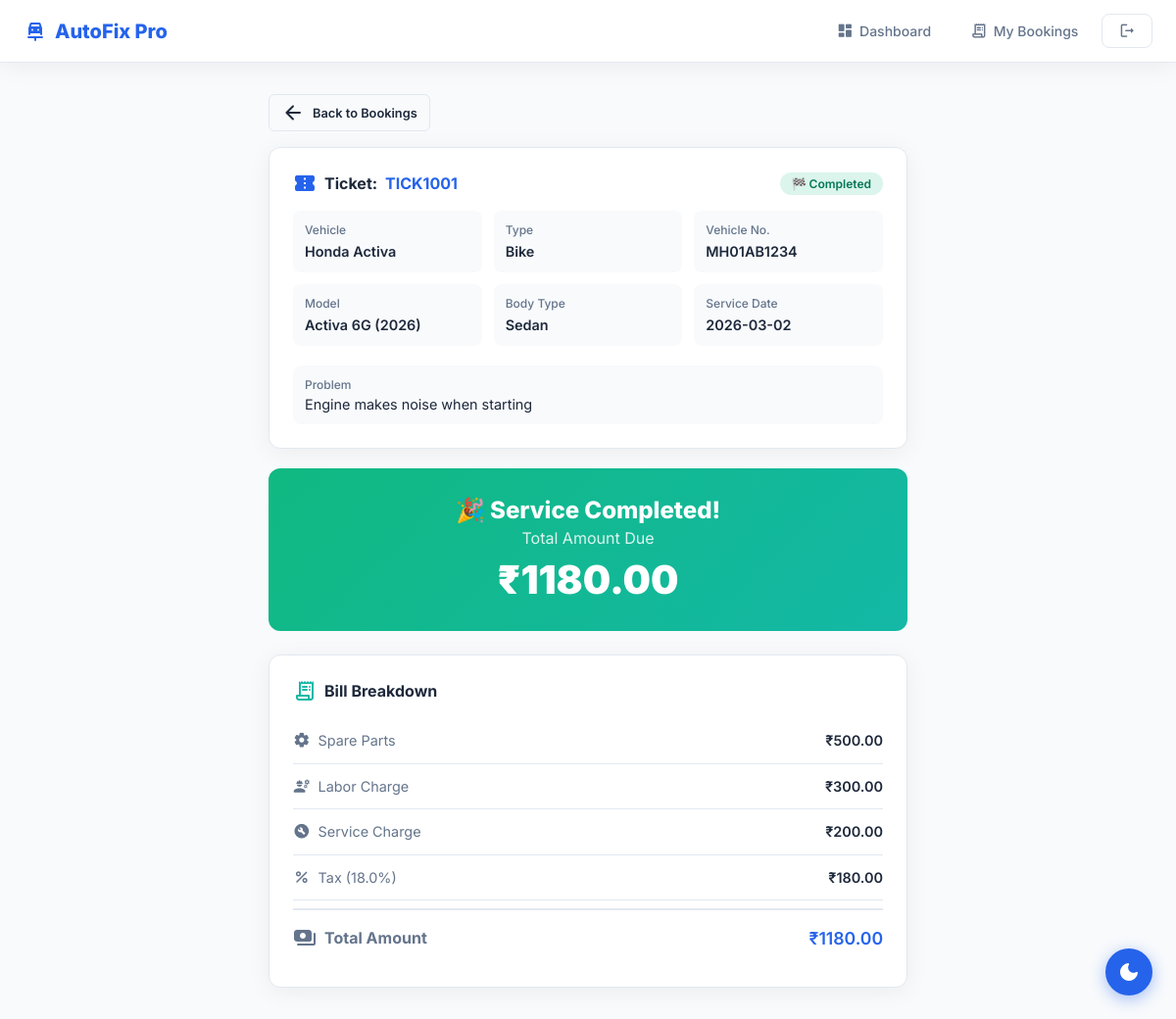
The app's page /bill/1 (signed in) with its own data.
### tables this page shows
CREATE TABLE bookings (
            id             INTEGER PRIMARY KEY AUTOINCREMENT,
            ticket_id      TEXT    NOT NULL UNIQUE,
            customer_id    INTEGER NOT NULL,
            vehicle_name   TEXT    NOT NULL,
            vehicle_type   TEXT    NOT NULL,
            vehicle_number TEXT    NOT NULL,
            model          TEXT    NOT NULL,
            body_type      TEXT    NOT NULL,
            model_year     TEXT    NOT NULL,
            problem        TEXT    NOT NULL,
            status         TEXT    NOT NULL DEFAULT 'Pending',
            preferred_date TEXT    NOT NULL,
            created_at     TEXT    NOT NULL,
            updated_at     TEXT, payment_method TEXT DEFAULT '', mechanic_id INTEGER REFERENCES mechanics(id), work_status TEXT DEFAULT '',
            FOREIGN KEY (customer_id) REFERENCES customers(id)
        );

CREATE TABLE bills (
            id             INTEGER PRIMARY KEY AUTOINCREMENT,
            booking_id     INTEGER NOT NULL UNIQUE,
            spare_parts    REAL    NOT NULL DEFAULT 0,
            labor_charge   REAL    NOT NULL DEFAULT 0,
            service_charge REAL    NOT NULL DEFAULT 0,
            tax            REAL    NOT NULL DEFAULT 0,
            total_amount   REAL    NOT NULL DEFAULT 0,
            FOREIGN KEY (booking_id) REFERENCES bookings(id)
        );

### customer.py (the view)
@customer_bp.route("/bill/<int:booking_id>")
@login_required
def bill_detail(booking_id):
    conn = get_db()
    booking = conn.execute(
        "SELECT * FROM bookings WHERE id=? AND customer_id=?",
        (booking_id, session["customer_id"])
    ).fetchone()
    if not booking:
        conn.close()
        flash("Booking not found.", "error")
        return redirect(url_for("customer.view_bookings"))
    bill = conn.execute("SELECT * FROM bills WHERE booking_id=?", (booking_id,)).fetchone()
    conn.close()
    return render_template("bill_detail.html", booking=booking, bill=bill)

### customer.py (called while the page is built)
def get_db():
    conn = sqlite3.connect(DB_PATH, timeout=10)
    conn.row_factory = sqlite3.Row
    return conn

def login_required(f):
    from functools import wraps
    @wraps(f)
    def decorated(*args, **kwargs):
        if "customer_id" not in session:
            flash("Please login to continue.", "warning")
            return redirect(url_for("customer.login"))
        return f(*args, **kwargs)
    return decorated

### templates/bill_detail.html (shortened to what this page needs)
{% extends "base.html" %}
{% block body %}
<nav class="navbar">
    <div class="navbar-brand"><span class="material-icons-round">car_repair</span> AutoFix Pro</div>
    <div class="navbar-links">
        <a href="{{ url_for('customer.dashboard') }}" class="nav-btn">
            <span class="material-icons-round">dashboard</span><span class="label">Dashboard</span>
        </a>
        <a href="{{ url_for('customer.view_bookings') }}" class="nav-btn">
            <span class="material-icons-round">receipt_long</span><span class="label">My Bookings</span>
        </a>
        <form action="{{ url_for('customer.logout') }}" method="GET" style="margin:0">
            <button type="submit" class="nav-logout"><span class="material-icons-round">logout</span></button>
        </form>
    </div>
</nav>
<div class="content" style="max-width:700px">
    <div style="margin-bottom:16px">
        <a href="{{ url_for('customer.view_bookings') }}" class="btn btn-ghost btn-sm">
            <span class="material-icons-round">arrow_back</span> Back to Bookings
        </a>
    </div>
    <div class="card fade-up" style="margin-bottom:20px">
        <h3 style="font-size:1rem;font-weight:700;margin-bottom:16px;display:flex;align-items:center;gap:8px">
            <span class="material-icons-round" style="color:var(--primary)">confirmation_number</span>
            Ticket: <strong style="color:var(--primary)">{{ booking.ticket_id }}</strong>
            {% set b = booking %}
            <span style="margin-left:auto">{% include "_badge.html" %}</span>
        </h3>
        <div class="info-grid">
            <div class="info-item">
                <label>Vehicle</label><span>{{ booking.vehicle_name }}</span>
            </div>
            <div class="info-item">
                <label>Type</label><span>{{ booking.vehicle_type }}</span>
            </div>
            <div class="info-item">
                <label>Vehicle No.</label><span>{{ booking.vehicle_number }}</span>
            </div>
            <div class="info-item">
                <label>Model</label><span>{{ booking.model }} ({{ booking.model_year }})</span>
            </div>
            <div class="info-item">
                <label>Body Type</label><span>{{ booking.body_type }}</span>
            </div>
            <div class="info-item">
                <label>Service Date</label><span>{{ booking.preferred_date }}</span>
            </div>
        </div>
        <div style="background:var(--bg);border-radius:8px;padding:12px">
            <label
                style="font-size:.75rem;color:var(--text-muted);font-weight:500;display:block;margin-bottom:4px">Problem</label>
            <p style="font-size:.9rem;color:var(--text)">{{ booking.problem }}</p>
        </div>
    </div>
    {% if bill %}
    <div class="bill-hero fade-up">
        <h2>🎉 Service Completed!</h2>
        <p style="opacity:.85;margin-top:4px">Total Amount Due</p>
        <div class="total">₹{{ "%.2f"|format(bill.total_amount) }}</div>
    </div>
    <div class="card fade-up">
        <h3 style="font-size:1rem;font-weight:700;margin-bottom:16px;display:flex;align-items:center;gap:8px">
            <span class="material-icons-round" style="color:var(--secondary)">receipt_long</span> Bill Breakdown
        </h3>
        <div class="bill-row">
            <div class="bill-label"><span class="material-icons-round" style="font-size:1.1rem">settings</span> Spare
                Parts</div>
            <div class="bill-amount">₹{{ "%.2f"|format(bill.spare_parts) }}</div>
        </div>
        <div class="bill-row">
            <div class="bill-label"><span class="material-icons-round" style="font-size:1.1rem">engineering</span> Labor
                Charge</div>
            <div class="bill-amount">₹{{ "%.2f"|format(bill.labor_charge) }}</div>
        </div>
        <div class="bill-row">
            <div class="bill-label"><span class="material-icons-round" style="font-size:1.1rem">build_circle</span>
                Service Charge</div>
            <div class="bill-amount">₹{{ "%.2f"|format(bill.service_charge) }}</div>
        </div>
        <div class="bill-row">
            <div class="bill-label"><span class="material-icons-round" style="font-size:1.1rem">percent</span> Tax ({{
                bill.tax }}%)</div>
            <div class="bill-amount">₹{{
                "%.2f"|format((bill.spare_parts+bill.labor_charge+bill.service_charge)*bill.tax/100) }}</div>
        </div>
        <div class="bill-row" style="margin-top:8px;padding-top:16px;border-top:2px solid var(--border)">
            <div class="bill-label"><span class="material-icons-round">payments</span> Total Amount</div>
            <div class="bill-amount" style="font-size:1.1rem;color:var(--primary)">₹{{ "%.2f"|format(bill.total_amount)
                }}</div>
        </div>
    </div>
    {% endif %}
</div>
{% endblock %}

### templates/base.html (shortened to what this page needs)
<!DOCTYPE html>
<html lang="en" data-theme="light">
<head>
</head>
<body>
  {% block body %}{% endblock %}
  <button class="theme-toggle" id="themeToggle" title="Toggle Dark/Light Mode">
    <span class="material-icons-round" id="themeIcon">dark_mode</span>
  </button>
</body>
</html>

### templates/_badge.html
{% set s = b.status %}
{% if s == 'Pending' %}
<span class="badge badge-pending">⏳ Pending</span>
{% elif s == 'Accepted' %}
<span class="badge badge-accepted">✅ Accepted</span>
{% elif s == 'In Progress' %}
<span class="badge badge-progress">🔧 In Progress</span>
{% elif s == 'Payment Pending' %}
<span class="badge badge-payment">💳 Payment Pending</span>
{% elif s == 'Completed' %}
<span class="badge badge-completed">🏁 Completed</span>
{% elif s == 'Rejected' %}
<span class="badge badge-rejected">❌ Rejected</span>
{% else %}
<span class="badge">{{ s }}</span>
{% endif %}

### templates/base.html (style rules this page uses)
:root { --bg: #F8FAFC; --card: #FFFFFF; --primary: #2563EB; --primary-hover: #1D4ED8; --secondary: #14B8A6; --text: #1E293B; --text-muted: #64748B; --border: #E2E8F0; --badge-pending: #F59E0B; --badge-accepted: #2563EB; --badge-progress: #7C3AED; --badge-completed: #10B981; --badge-rejected: #EF4444; --shadow: 0 4px 24px rgba(0, 0, 0, .06); --radius: 12px; --nav-bg: #FFFFFF; --input-bg: #F8FAFC; --sidebar: #0F172A; --sidebar-text: #94A3B8; }
* { box-sizing: border-box; margin: 0; padding: 0 }
body { font-family: 'Inter', sans-serif; background: var(--bg); color: var(--text); transition: background .3s, color .3s; min-height: 100vh }
a { color: var(--primary); text-decoration: none }
.theme-toggle { position: fixed; bottom: 24px; right: 24px; z-index: 9999; background: var(--primary); color: #fff; border: none; border-radius: 50%; width: 48px; height: 48px; cursor: pointer; box-shadow: 0 4px 16px rgba(37, 99, 235, .4); display: flex; align-items: center; justify-content: center; font-size: 22px; transition: transform .2s, box-shadow .2s }
.navbar { background: var(--nav-bg); border-bottom: 1px solid var(--border); padding: 0 24px; height: 64px; display: flex; align-items: center; justify-content: space-between; position: sticky; top: 0; z-index: 100; box-shadow: var(--shadow) }
.navbar-brand { font-size: 1.25rem; font-weight: 800; color: var(--primary); display: flex; align-items: center; gap: 8px }
.navbar-brand span.material-icons-round { font-size: 1.5rem }
.navbar-links { display: flex; align-items: center; gap: 8px }
.nav-btn { padding: 8px 16px; border-radius: 8px; font-size: .875rem; font-weight: 500; color: var(--text-muted); transition: all .2s; display: flex; align-items: center; gap: 6px }
.nav-btn span.material-icons-round { font-size: 1.1rem }
.nav-logout { background: transparent; border: 1px solid var(--border); padding: 8px 16px; border-radius: 8px; cursor: pointer; font-size: .875rem; font-weight: 500; color: var(--text-muted); font-family: 'Inter', sans-serif; display: flex; align-items: center; gap: 6px; transition: all .2s }
.nav-logout span.material-icons-round { font-size: 1.1rem }
.content { padding: 32px 24px; max-width: 1200px; margin: 0 auto }
.card { background: var(--card); border-radius: var(--radius); padding: 24px; box-shadow: var(--shadow); border: 1px solid var(--border) }
.badge { display: inline-flex; align-items: center; gap: 4px; padding: 4px 12px; border-radius: 20px; font-size: .75rem; font-weight: 600; white-space: nowrap }
.badge-completed { background: rgba(16, 185, 129, .15); color: #047857 }
.btn { display: inline-flex; align-items: center; gap: 8px; padding: 10px 20px; border-radius: 8px; font-size: .9rem; font-weight: 600; cursor: pointer; border: none; font-family: 'Inter', sans-serif; transition: all .2s; white-space: nowrap }
.btn-ghost { background: transparent; border: 1px solid var(--border); color: var(--text) }
.btn-sm { padding: 6px 12px; font-size: .8rem; border-radius: 6px }
.fade-up { animation: fadeUp .4s ease both }

### templates/bill_detail.html (style rules this page uses)
.bill-hero { background: linear-gradient(135deg, #10B981, #14B8A6); color: #fff; border-radius: var(--radius); padding: 28px; margin-bottom: 24px; text-align: center }
.bill-hero h2 { font-size: 1.5rem; font-weight: 800 }
.bill-hero .total { font-size: 2.5rem; font-weight: 900; margin-top: 8px }
.bill-row { display: flex; justify-content: space-between; align-items: center; padding: 14px 0; border-bottom: 1px solid var(--border); font-size: .9rem }
.bill-row:last-child { border-bottom: none; font-weight: 700; font-size: 1rem; color: var(--primary) }
.bill-label { color: var(--text-muted); display: flex; align-items: center; gap: 8px }
.bill-amount { font-weight: 600; color: var(--text) }
.info-grid { display: grid; grid-template-columns: repeat(auto-fit, minmax(160px, 1fr)); gap: 12px; margin-bottom: 20px }
.info-item { background: var(--bg); border-radius: 8px; padding: 12px }
.info-item label { font-size: .75rem; color: var(--text-muted); font-weight: 500; display: block; margin-bottom: 4px }
.info-item span { font-size: .9rem; font-weight: 600; color: var(--text) }

### records on screen
bookings: ticket_id "TICK1001", vehicle_name "Honda Activa", vehicle_type "Bike", vehicle_number "MH01AB1234", model "Activa 6G", model_year "2026", body_type "Sedan", preferred_date "2026-03-02", problem "Engine makes noise when starting"
bills: total_amount "1180.00", spare_parts "500.00", labor_charge "300.00", service_charge "200.00", tax "18.0", spare_parts+labor_charge+service_charge "180.00"
